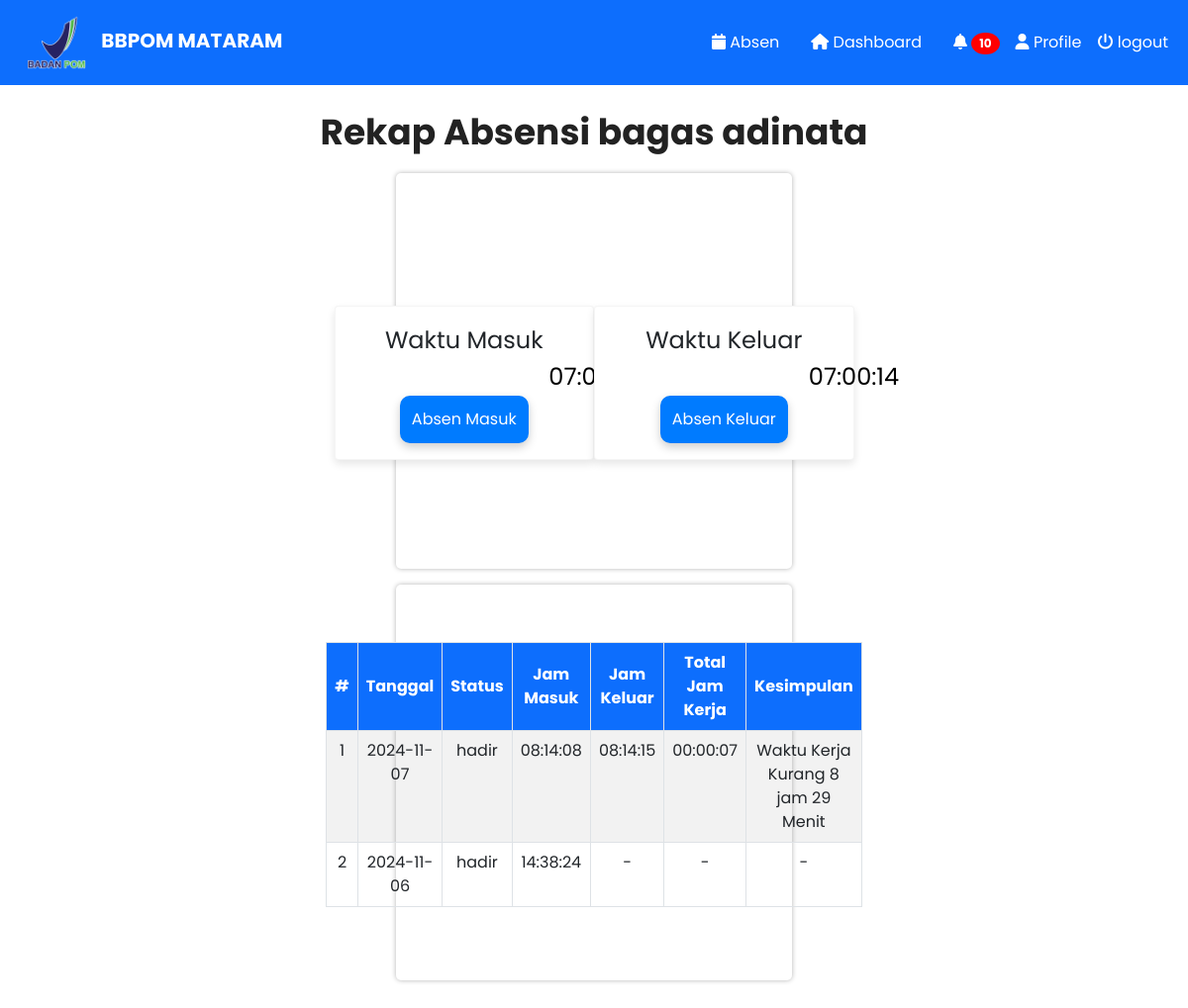
The page /absensi_pkl.php (signed in) on the database as committed earlier.
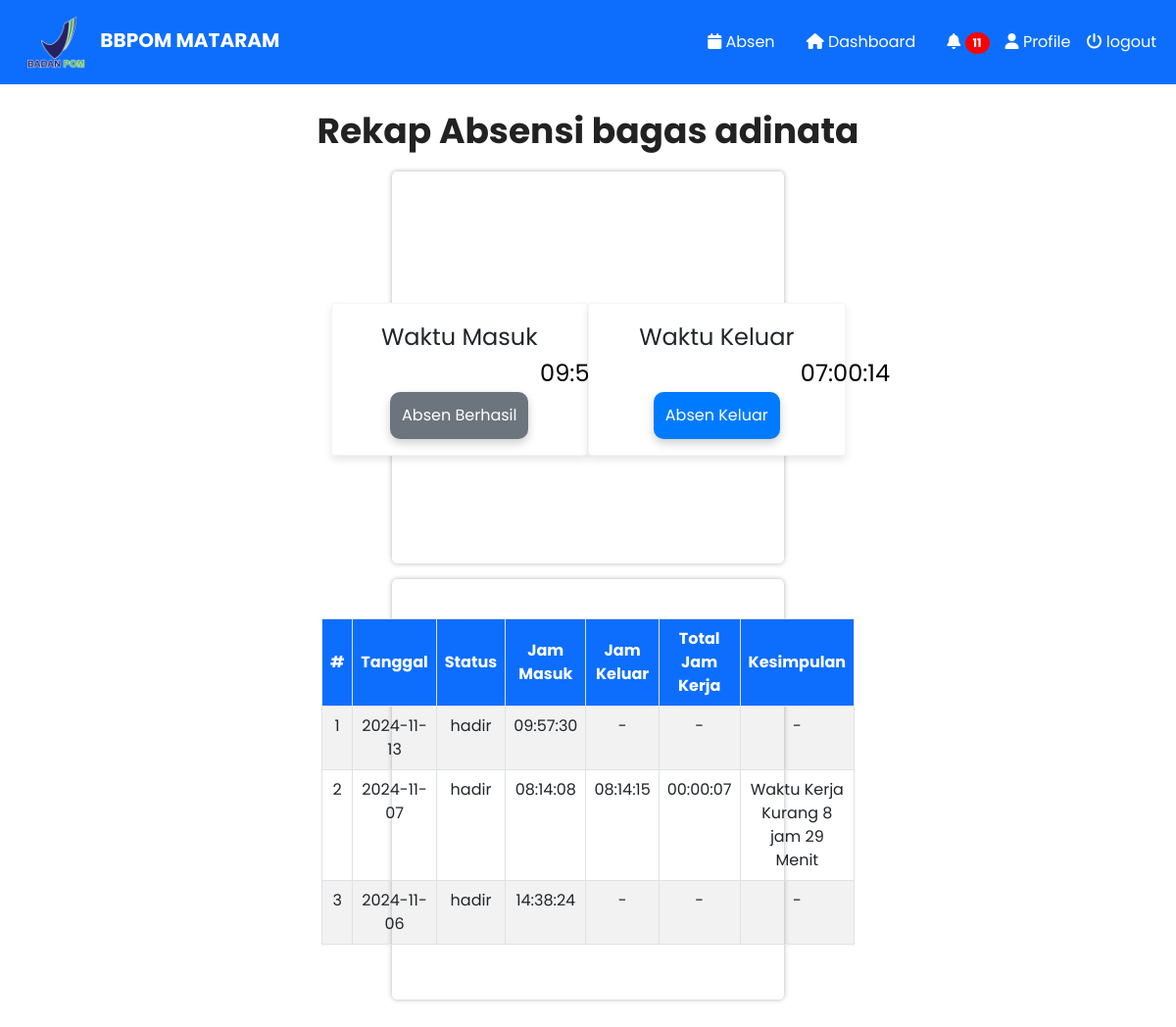
The same page on the database as committed later.
### tables this page shows
CREATE TABLE `absensi` (
  `id` int(11) NOT NULL,
  `user_id` int(11) NOT NULL,
  `nama` varchar(255) DEFAULT NULL,
  `status` enum('hadir','izin','sakit') NOT NULL,
  `keterangan` varchar(50) DEFAULT NULL,
  `tanggal` date NOT NULL,
  `foto` text NOT NULL,
  `foto_keluar` text DEFAULT NULL,
  `latitude` decimal(10,8) DEFAULT NULL,
  `latitude_keluar` decimal(10,8) DEFAULT NULL,
  `longitude` decimal(11,8) DEFAULT NULL,
  `longitude_keluar` decimal(11,8) DEFAULT NULL,
  `waktu_masuk` time DEFAULT NULL,
  `waktu_keluar` time DEFAULT NULL,
  `durasi` time DEFAULT NULL,
  `kesimpulan` varchar(255) DEFAULT NULL
);

### absensi_pkl.php (the view, shortened to what the changed rows need)
<?php
include('koneksi.php');
$sql_0 = mysqli_query($conn, "SELECT * FROM `tb_seo` WHERE id = 1");
$s0 = mysqli_fetch_array($sql_0);
$urlweb = $s0['urlweb'];
if (isset($_SESSION['role'])) {
    $role = $_SESSION['role'];
} else {
    header("Location: " . $urlweb);
}
if (isset($_SESSION['id'])) {
    $id = $_SESSION['id'];
    $tanggal_hari_ini = date('Y-m-d');
    if ($role == "admin") {
        $email = "";
        $nama = "";
        $no_hp = "";
        $status = "";
    } else {
        $sql = "SELECT * FROM users where id ='$id'";
        $result = mysqli_query($conn, $sql);
        $row = mysqli_fetch_assoc($result);
        $nama = $row['nama'];
        $sql_absensi = "SELECT waktu_masuk, waktu_keluar FROM absensi WHERE user_id = ? AND tanggal = ?";
        $stmt = $conn->prepare($sql_absensi);
        $stmt->bind_param("is", $id, $tanggal_hari_ini);
        $stmt->execute();
        $result_absensi = $stmt->get_result();
        $data_absensi = $result_absensi->fetch_assoc();
        $waktu_masuk = $data_absensi['waktu_masuk'] ?? "";
        $waktu_keluar = $data_absensi['waktu_keluar'] ?? "";
    }
} else {
    $email = "";
    $nama = "";
    $no_hp = "";
    header("Location: index.php");
}
?>
<!DOCTYPE html>
<html lang="en">
<head>
    <link href="https://cdn.jsdelivr.net/npm/bootstrap@5.0.2/dist/css/bootstrap.min.css" rel="stylesheet"
>
    <link rel="stylesheet" href="vendor\fontawesome\css\all.min.css">
    <link rel="stylesheet" href="Asset/CSS/style_pkl.css">
    <link rel="stylesheet" href="https://cdn.jsdelivr.net/npm/sweetalert2@11/dist/sweetalert2.min.css">
    </head>
    <body>
        <nav class="navbar navbar-expand-lg navbar-dark bg-primary fixed-top">
        <div class="container-fluid">
            <div class="collapse navbar-collapse" id="navbarNav">
                <ul class="navbar-nav ms-auto">
                    <li class="nav-item">
                        <a class="nav-link text-nowrap" href="#" data-bs-toggle="modal"
                            data-bs-target="#notificationModal">
                            <div class="notification-icon">
                                <i class="fas fa-bell"></i>
                                <?php
                                $sql_count = "SELECT COUNT(*) AS count FROM notifikasi WHERE userid='$id' AND status='pkl'";
                                $result_count = mysqli_query($conn, $sql_count);
                                $row_count = mysqli_fetch_assoc($result_count);
                                $notification_count = $row_count['count'];
                                ?>
                                <span class="badge"><?php echo $notification_count; ?></span>
                            </div>
                        </a>
                    </li>
                </ul>
            </div>
        </div>
    </nav>
    <br><br><br><br>
    <div class="text-center mt-3">
        <h2 class="title">Rekap Absensi <?php echo htmlspecialchars($nama) ?></h2>
    </div>
    <div class="container" style="cursor:default;">
    <div class="row align-items-center">
    <div class="col-md-6">
        <div class="row mt-4">
                <div class="card bidang-card">
                        <div class="card-body">
                                <div class="text-center">
                                <label for="jam_masuk" style="font-size: 1.5rem;">Waktu Masuk</label><br>
                                   value="<?php echo $waktu_masuk ? $waktu_masuk : ''; ?>"><br>
                                   <?php if($waktu_masuk == NULL){?>
                                    <a href="tambah_absensi.php?keterangan=Masuk" class="btn btn-primary" style="margin:auto">
                                    Absen Masuk
                                    </a>
                                   <?php } else { ?>
                                    <a  class="btn btn-primary" style="margin:auto; background-color:#6c757d; cursor:no-drop" disabled>
                                    Absen Berhasil
                                    </a>
                                   <?php } ?>
                                </div>
                    </div>
                </div>
            </div>
        </div>
        <div class="col-md-6">
            <div class="row mt-4">
                    <div class="card bidang-card">
                        <di class="card-body">
                            <div class="text-center">
                            <label for="jam_masuk" style="font-size: 1.5rem;">Waktu Keluar</label><br>
                                <input type="text" id="jam_keluar" readonly
                                   style="font-size: 1.5rem; border: none; background: transparent; text-align: center;"
                                   value="<?php echo $waktu_keluar ? $waktu_keluar: ''; ?>"><br>
                                   <?php if($waktu_keluar == NULL){?>
                                    <a href="tambah_absensi.php?keterangan=Keluar" class="btn btn-primary" style="margin:auto">
                                    Absen Keluar
                                    </a>
                                   <?php } else { ?>
                                    <a  class="btn btn-primary" style="margin:auto; background-color:#6c757d; cursor:no-drop" disabled>
                                    Absen Berhasil
                                    </a>
                                   <?php } ?>
                                </div>
                        </div>
            </div>
        </div>
        </div>
    </div>
    <div class="container mt-3 mb-5">
        <div class="table-responsive">
            <table class="table table-bordered table-striped table-hover text-center">
                <thead class="bg-primary" style="vertical-align: middle; color: white;">
                    <tr>
                        <th>#</th>
                        <th>Tanggal</th>
                        <th>Status</th>
                        <th>Jam Masuk</th>
                        <th>Jam Keluar</th>
                        <th>Total Jam Kerja</th>
                        <th>Kesimpulan</th>
                    </tr>
                </thead>
                <tbody>
                    <?php
                    $id_user = $_SESSION['id'];
                    $sql2 = "SELECT * FROM absensi WHERE user_id = '$id_user' ORDER BY tanggal DESC";
                    $result2 = mysqli_query($conn, $sql2);
                    $no = 1;
                    while ($row2 = mysqli_fetch_assoc($result2)) {
                        echo "<tr>";
                        echo "<td scope='row'>{$no}</td>";
                        echo "<td>{$row2['tanggal']}</td>";
                        echo "<td>{$row2['status']}</td>";
                        echo "<td>{$row2['waktu_masuk']}</td>";
                        if ($row2['waktu_keluar'] != NULL) {
                            echo "<td>{$row2['waktu_keluar']}</td>";
                            echo "<td>{$row2['durasi']}</td>";
                            echo "<td>{$row2['kesimpulan']}</td>";
                        } else {
                            echo "<td>-</td>";
                            echo "<td>-</td>";
                            echo "<td>-</td>";
                        }
                        echo "</tr>";
                        $no++;
                    }
                    ?>
                </tbody>
            </table>
        </div>
    </div>
</body>
</html>

Rows that differ between the two databases and show on the page:
added absensi: waktu_keluar "07:00:14", tanggal "2024-11-13", status "hadir", waktu_masuk "09:57:30"
Other text that changed with them:
$notification_count: "10" → "11"
form field value: "07:00:14" → (not shown)
text no longer shown: "Absen Masuk"
text now shown: "Absen Berhasil"
